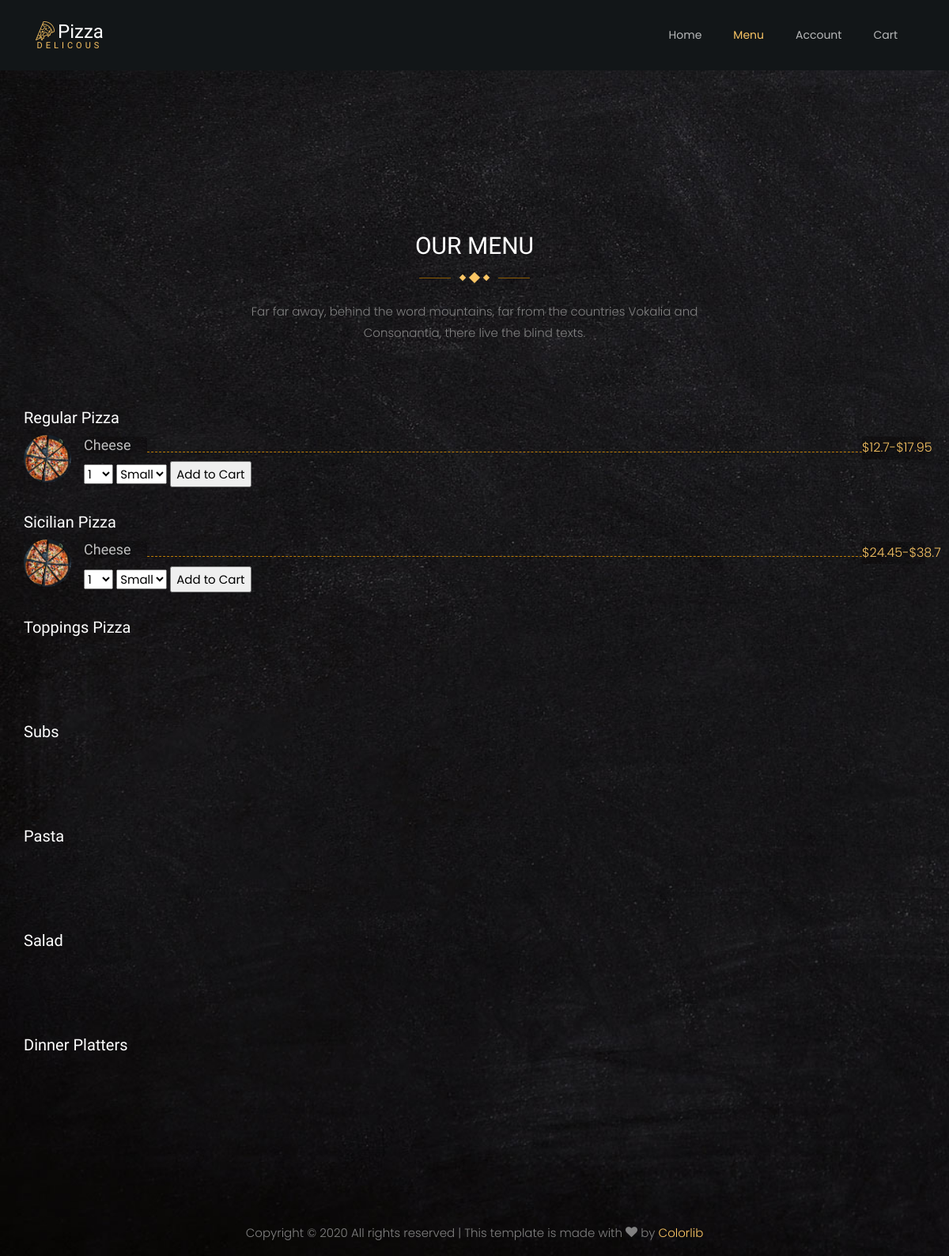
Before: /menu with the older database file.
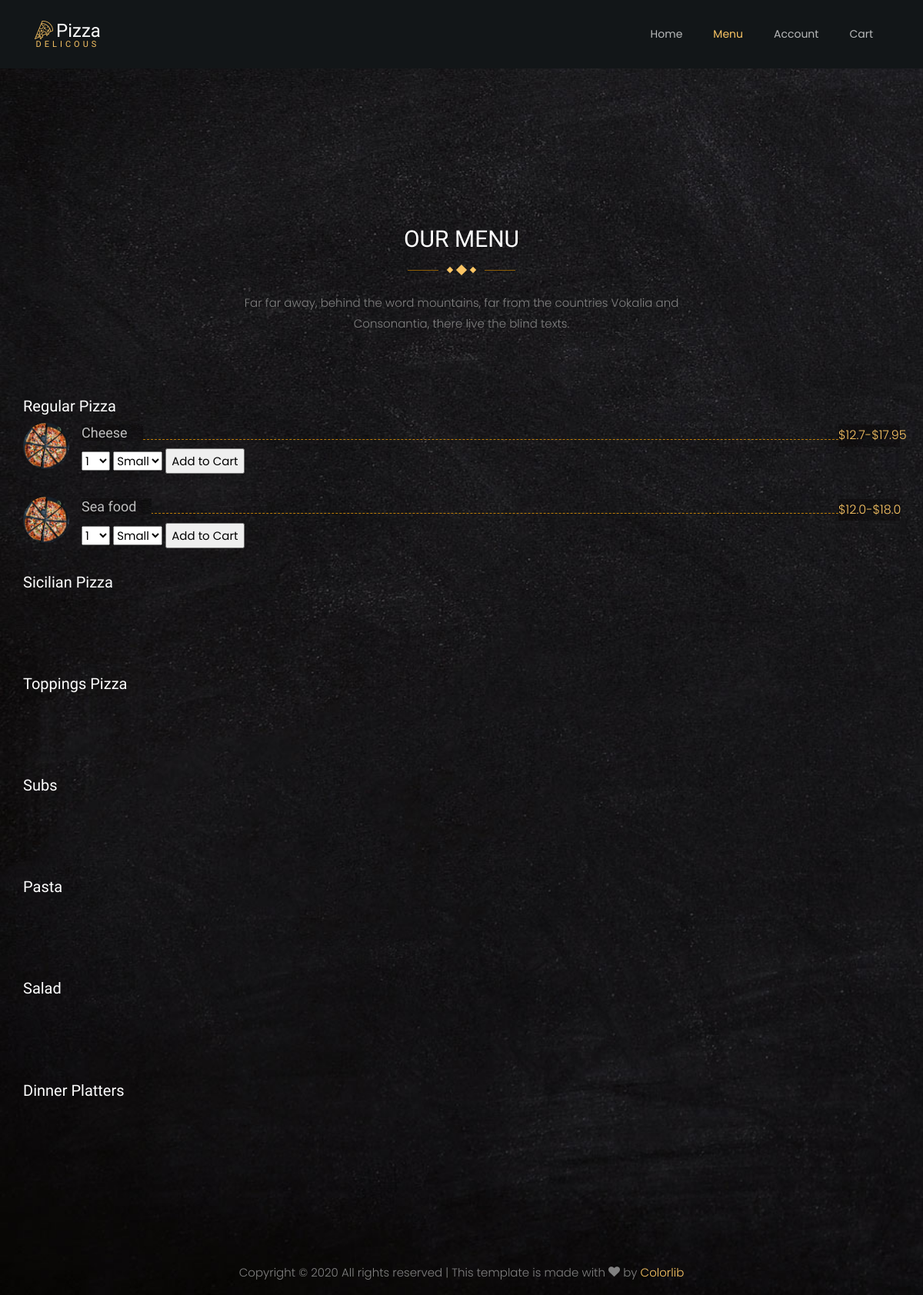
After: the same page with the newer database file.
### orders/models.py (models this page shows, shortened)
class RegularPizza(models.Model):
    pizza_type = models.CharField(max_length=64,default="RegularPizza")
    name = models.CharField(max_length=64)
    small_price = models.FloatField()
    large_price = models.FloatField()

class SicilianPizza(models.Model):
    pizza_type = models.CharField(max_length=64,default="SicilianPizza")
    name = models.CharField(max_length=64)
    small_price = models.FloatField()
    large_price = models.FloatField()

### orders/views.py (the view)
# urls.py: path("menu", views.menu, name="menu"),
def menu(request):
    context = {
        "username": request.user.username,
        "regular_pizza": RegularPizza.objects.all(),
        "sicilian_pizza": SicilianPizza.objects.all(),
        "toppings": Toppings.objects.all(),
        "subs": Subs.objects.all(),
        "salads": Salads.objects.all(),
        "pasta": Pasta.objects.all(),
        "dinner_platters": DinnerPlatters.objects.all(),
    }
    return render(request, 'theme/menu.html', context)

### orders/templates/theme/menu.html (shortened to what this page needs)
{% load static %}
<!DOCTYPE html>
<html lang="en">
  <head>
    <link rel="stylesheet" href="{% static 'css/open-iconic-bootstrap.min.css' %}">
    <link rel="stylesheet" href="{% static 'css/animate.css' %}">
    <link rel="stylesheet" href="{% static 'css/owl.carousel.min.css' %}">
    <link rel="stylesheet" href="{% static 'css/owl.theme.default.min.css' %}">
    <link rel="stylesheet" href="{% static 'css/magnific-popup.css' %}">
    <link rel="stylesheet" href="{% static 'css/aos.css' %}">
    <link rel="stylesheet" href="{% static 'css/ionicons.min.css' %}">
    <link rel="stylesheet" href="{% static 'css/bootstrap-datepicker.css' %}">
    <link rel="stylesheet" href="{% static 'css/jquery.timepicker.css' %}">
    <link rel="stylesheet" href="{% static 'css/flaticon.css' %}">
    <link rel="stylesheet" href="{% static 'css/icomoon.css' %}">
    <link rel="stylesheet" href="{% static 'css/style.css' %}">
  </head>
  <body>
  	<nav class="navbar navbar-expand-lg navbar-dark ftco_navbar bg-dark ftco-navbar-light" id="ftco-navbar">
	    <div class="container">
	      <a class="navbar-brand" href="index.html"><span class="flaticon-pizza-1 mr-1"></span>Pizza<br><small>Delicous</small></a>
	      <div class="collapse navbar-collapse" id="ftco-nav">
	        <ul class="navbar-nav ml-auto">
			  <li class="nav-item"><a href="{% url 'index' %}" class="nav-link">Home</a></li>
	          <li class="nav-item active"><a href="{% url 'menu' %}" class="nav-link">Menu</a></li>
            <li class="nav-item"><a href="{% url 'template_account' %}" class="nav-link">Account</a></li>
            <li class="nav-item"><a href="{% url 'cart' %}" class="nav-link">Cart</a></li>
	        </ul>
	      </div>
		  </div>
	  </nav>
	<section class="ftco-section">
		<div class="container">
    		<div class="row justify-content-center mb-5 pb-3 mt-5 pt-5">
			<div class="col-md-7 heading-section text-center ftco-animate">
				<h2 class="mb-4">Our Menu</h2>
				<p class="flip"><span class="deg1"></span><span class="deg2"></span><span class="deg3"></span></p>
				<p class="mt-5">Far far away, behind the word mountains, far from the countries Vokalia and Consonantia, there live the blind texts.</p>
			</div>
        </div>
        <div class="row">
				<h5>Regular Pizza</h5>
            	{% for pizza in regular_pizza %}
        		<div class="pricing-entry d-flex ftco-animate">
        			<div class="img" style="background-image: url(static/images/pizza-1.jpg);"></div>
        			<div class="desc pl-3">
	        			<div class="d-flex text align-items-center">
	        				<h3><span>{{pizza.name}}</span></h3>
	        				<span class="price">${{pizza.small_price}}-${{pizza.large_price}}</span>
	        			</div>
	        			<div class="d-block">
	        				<form action="{% url 'order' pizza.pizza_type pizza.name %}" method="POST">
								<select name="quantity">
									<option value="1">1</option>
								</select>
								<select name="size">
									<option value="Small">Small</option>
								</select>
								<input type="submit" value="Add to Cart">
							</form>
	        			</div>
        			</div>
				</div>
				{% endfor %}
				<h5>Sicilian Pizza</h5>
            	{% for pizza in sicilian_pizza %}
        		<div class="pricing-entry d-flex ftco-animate">
        			<div class="img" style="background-image: url(static/images/pizza-1.jpg);"></div>
        			<div class="desc pl-3">
	        			<div class="d-flex text align-items-center">
	        				<h3><span>{{pizza.name}}</span></h3>
	        				<span class="price">${{pizza.small_price}}-${{pizza.large_price}}</span>
	        			</div>
	        			<div class="d-block">
	        				<form action="{% url 'order' pizza.pizza_type pizza.name %}" method="POST">
								<select name="quantity">
									<option value="1">1</option>
								</select>
								<select name="size">
									<option value="Small">Small</option>
								</select>
								<input type="submit" value="Add to Cart">
							</form>
	        			</div>
        			</div>
				</div>
				{% endfor %}
				<h5>Toppings Pizza</h5>
				<h5>Subs</h5>
				<h5>Pasta</h5>
				<h5>Salad</h5>
				<h5>Dinner Platters</h5>
        </div>
    </section>
	<div class="container">
		<div class="row">
			<div class="col-md-12 text-center">
				<p>
				Copyright &copy;
				All rights reserved | This template is made with
				<i class="icon-heart" aria-hidden="true"></i> by
				<a href="https://colorlib.com" target="_blank">Colorlib</a>
				</p>
			</div>
		</div>
	</div>
  </body>
</html>

### orders/static/css/icomoon.css (style rules this page uses)
[class^="icon-"], [class*=" icon-"] { font-family: 'icomoon' !important; speak: none; font-style: normal; font-weight: normal; font-variant: normal; text-transform: none; line-height: 1; -webkit-font-smoothing: antialiased; -moz-osx-font-smoothing: grayscale; }
.icon-heart:before { content: "\f004"; }

Changed rows visible on the page:
no longer on this page (row unchanged): SicilianPizza: name "Cheese", small_price "24.45", large_price "38.7"
added RegularPizza: name "Sea food", small_price "12.0", large_price "18.0"
